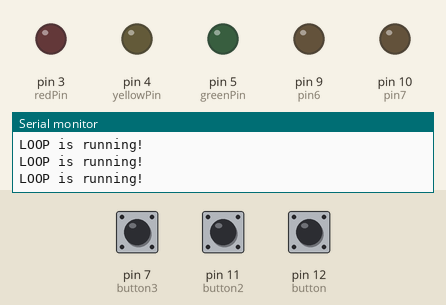
Recording of a sketch running on a simulated Arduino Uno, built with avr-gcc and run on an emulated ATmega328P. Shown: output pins drawn as LEDs (lit = HIGH), the last lines printed to the serial monitor. Inputs (shaded band) come from the test bench; at power-on: pin 12 (button) LOW, pin 7 (button3) HIGH, pin 11 (button2) HIGH.

Above: at 1.2 s.
1.3 s: pin 12 (button) pulled HIGH for 0.15 s
At 3.2 s:
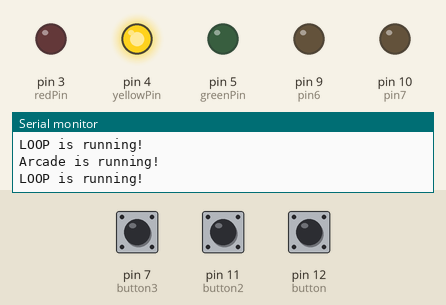
3.5 s: pin 7 (button3) pulled LOW for 0.15 s
At 4.9 s:
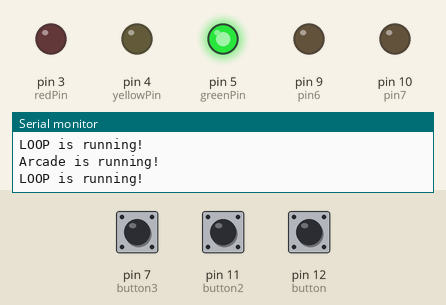
6.6 s: pin 12 (button) pulled HIGH for 1 s
At 7.5 s:
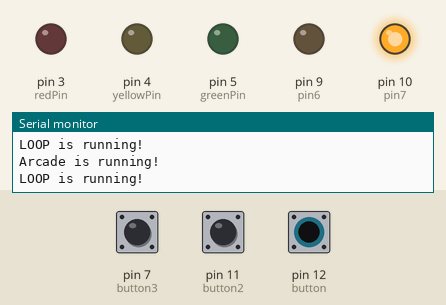
Timing chart, 0 to 9.6 s (numbered marks = the images above; inputs shaded):
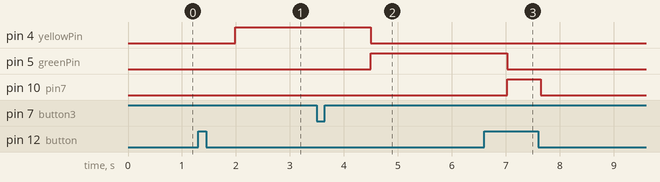

The sketch:

LeftRightLights3Buttons.ino
```cpp
#include <stdio.h>
#include<stdlib.h>

const int button = 12;
const int button2 = 11;
const int button3 = 7;
int redPin = 3;
int yellowPin = 4;
int greenPin = 5;
int pin6 = 9;
int pin7 = 10;

int speedAndD = 0;
int pos = 3;

int bounceTime = 50;
int holdTime = 250;
int doubleTime = 500;

int lastReading = LOW;
int hold = 0;
int single = 0;
int LEDstate = 0;

unsigned long onTime = 0;
unsigned long lastSwitchTime = 0;

const long interval = 1000;
unsigned long previousMillis = 0;
unsigned long currentMillis;

//bool runningStopLight = false;
bool runningArcadeL = false;

bool greenL = false;
bool yellowL = false;
bool redL = false;
bool walkL = false;

bool buttonStateUp2 = true; //for second button right
bool buttonStateUp3 = true; //for third button left

void setup() {
  pinMode(button, INPUT);
  for(int i = 0; i <= 13; i++){
        pinMode(i, INPUT);
  }

  pinMode(redPin, OUTPUT);
  pinMode(yellowPin, OUTPUT);
  pinMode(greenPin, OUTPUT);
  pinMode(pin6, OUTPUT);
  pinMode(pin7, OUTPUT);
  //digitalWrite(led, LOW);
  Serial.begin(9600);
}


void loop() {


  currentMillis = millis();
  int reading = digitalRead(button);

//first pressed
  if (reading == HIGH && lastReading == LOW) {
    onTime = millis();
  }

//held
  if (reading == HIGH && lastReading == HIGH) {
    if ((millis() - onTime) > holdTime) {
      //setup();
      hold = 1;
    }
  }

//released
  if (reading == LOW && lastReading == HIGH) {
    if (((millis() - onTime) > bounceTime) && hold != 1) {
      onRelease();
    }
    if (hold == 1) {
      Serial.println("held"); //!!!!! HELD HERE  HELD HERE HELD HERE HELD HERE
      //digitalWrite(led, LEDstate);
      hold = 0;
      //runningDiscoParty = false;
      //runningStopLight = false;
      runningArcadeL = false;
      digitalWrite(greenPin, LOW);
      digitalWrite(yellowPin, LOW);
      digitalWrite(redPin, LOW);
      digitalWrite(pin6, LOW);
      digitalWrite(pin7, LOW);
      //setup();
    }
  }
  lastReading = reading;

  if (single == 1 && (millis() - lastSwitchTime) > doubleTime) {
    Serial.println("single press");
    //stopLight();
    previousMillis = currentMillis;
    speedAndD = 0;
    pos = 3;
    runningArcadeL = true;
    digitalWrite(greenPin, LOW);
    digitalWrite(yellowPin, HIGH);
    digitalWrite(redPin, LOW);
    digitalWrite(pin6, LOW);
    digitalWrite(pin7, LOW);
    greenL = false;
    yellowL = false;
    redL = false;
    walkL = false;
    single = 0;
  }


//button 2 / right button
  if (digitalRead(button2) == LOW && buttonStateUp2){
    //Serial.println("Button2 is up");
    buttonStateUp2 = false;
  }
  if (digitalRead(button2) == HIGH && buttonStateUp2 == false){
    //Serial.println("Button2 is down");
    speedAndD += 1;
    buttonStateUp2 = true;
  }


//button 3 / left button
  if (digitalRead(button3) == LOW && buttonStateUp3){
    //Serial.println("Button3 is up");
    buttonStateUp3 = false;
  }
  if (digitalRead(button3) == HIGH && buttonStateUp3 == false){
    //Serial.println("Button3 is down");
    speedAndD -= 1;
    buttonStateUp3 = true;
  }


//Running the lights here
  if(runningArcadeL){
    Serial.println("Arcade is running!");
      //runningDiscoParty = false;
      //runningStopLight = false;

    //When going right
    if(currentMillis - previousMillis >= (5000/(speedAndD+1)) && speedAndD > 0){
      pos = pos+1;

      if(pos > 5 || pos < 0 ){
        pos = 5;
      }

      previousMillis = currentMillis;

      digitalWrite(greenPin, LOW);
      digitalWrite(yellowPin, LOW);
      digitalWrite(redPin, LOW);
      digitalWrite(pin6, LOW);
      digitalWrite(pin7, LOW);

      if(pos == 1){
        digitalWrite(pin7, HIGH);
      }
      if(pos == 2){
        digitalWrite(greenPin, HIGH);
      }
      if(pos == 3){
        digitalWrite(yellowPin, HIGH);
      }
      if(pos == 4){
        digitalWrite(pin6, HIGH);
      }
      if(pos == 5){
        digitalWrite(redPin, HIGH);
        pos = 0;
      }
    }

    //When going LEFT
    if(currentMillis - previousMillis >= (5000/(abs(speedAndD)+1)) && speedAndD < 0){
      pos = pos-1;

      if(pos > 5 || pos < 0 ){
        pos = 5;
      }

      previousMillis = currentMillis;

      digitalWrite(greenPin, LOW);
      digitalWrite(yellowPin, LOW);
      digitalWrite(redPin, LOW);
      digitalWrite(pin6, LOW);
      digitalWrite(pin7, LOW);

      if(pos == 1){
        digitalWrite(pin7, HIGH);
        pos = 6;
      }
      if(pos == 2){
        digitalWrite(greenPin, HIGH);
      }
      if(pos == 3){
        digitalWrite(yellowPin, HIGH);
      }
      if(pos == 4){
        digitalWrite(pin6, HIGH);
      }
      if(pos == 5){
        digitalWrite(redPin, HIGH);
      }

    }
  }


Serial.println("LOOP is running!");

}


void onRelease() {

  if ((millis() - lastSwitchTime) >= doubleTime) {
    single = 1;
    lastSwitchTime = millis();
    return;
  }

  if ((millis() - lastSwitchTime) < doubleTime) {
    Serial.println("double press");
    single = 0;
    lastSwitchTime = millis();
  }

}
```

Measured:
- after the input at 1.3 s, pin 4 (yellowPin): LOW → HIGH after 0.69 s
- after the input at 3.5 s, pin 4 (yellowPin): HIGH → LOW after 1.0 s; pin 5 (greenPin): LOW → HIGH after 1.0 s
- after the input at 6.6 s, pin 3 (redPin): stays LOW (without the input it goes to HIGH after 3.0 s); pin 4 (yellowPin): stays LOW (without the input it goes to HIGH after 8.0 s); pin 9 (pin6): stays LOW (without the input it goes to HIGH after 5.5 s)
